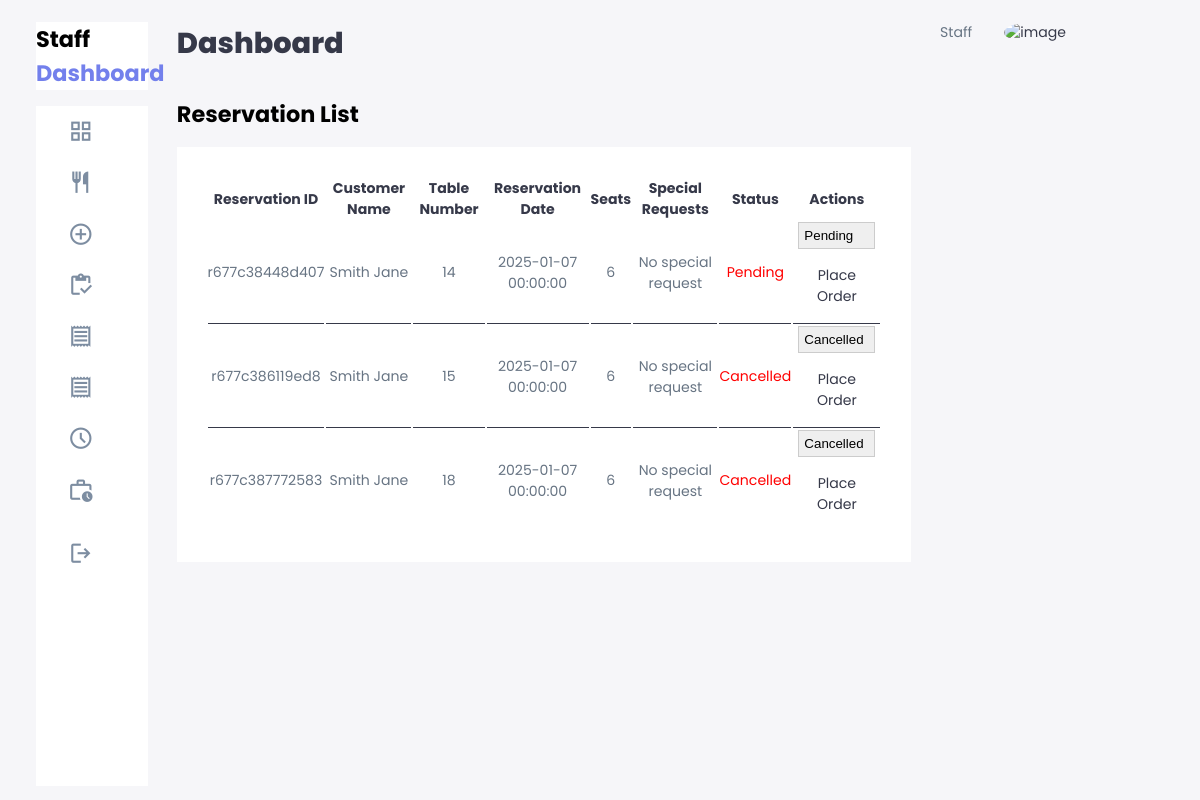
The app's page /staff/reservation.php (signed in), older data.
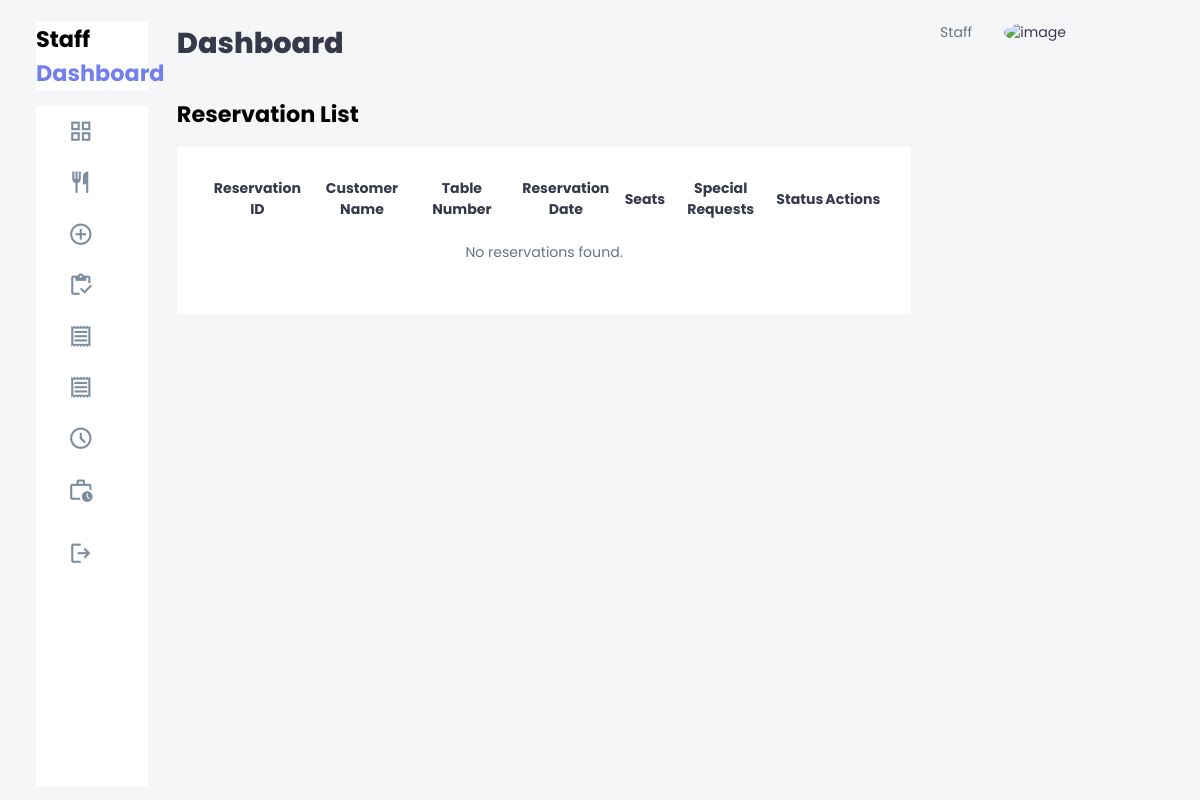
The same page, newer data.
### tables this page shows
CREATE TABLE `reservations` (
  `id` int(11) NOT NULL,
  `reservation_id` varchar(50) NOT NULL,
  `customer_name` varchar(255) NOT NULL,
  `table_number` int(11) NOT NULL,
  `date_time` datetime NOT NULL,
  `time_of_event` time NOT NULL,
  `num_guests` int(11) NOT NULL,
  `special_request` text DEFAULT NULL,
  `status` enum('Pending','Confirmed','Completed','Cancelled') DEFAULT 'Pending',
  `created_at` timestamp NOT NULL DEFAULT current_timestamp(),
  `updated_at` timestamp NOT NULL DEFAULT current_timestamp() ON UPDATE current_timestamp()
);

### staff/reservation.php (the view, shortened to what this page needs)
<?php
require_once '../config/database.php';
?>
<!DOCTYPE html>
<html lang="en">
<?php require_once './includes/header.php'; ?>
<body>
    <div class="container">
        <?php require_once './includes/sidenav.php'; ?>
        <main>
            <h1>Dashboard</h1>
            <div class="recent-order reservation-table">
                <h2>Reservation List</h2>
                <table>
                    <thead>
                        <tr>
                            <th>Reservation ID</th>
                            <th>Customer Name</th>
                            <th>Table Number</th>
                            <th>Reservation Date</th>
                            <th>Seats</th>
                            <th>Special Requests</th>
                            <th>Status</th>
                            <th>Actions</th>
                        </tr>
                    </thead>
                    <tbody>
                        <?php
                        $query = "SELECT reservation_id, customer_name, table_number, date_time, num_guests, special_request, status FROM reservations";
                        $result = $mysqli->query($query);
                        if ($result->num_rows > 0) {
                            while ($row = $result->fetch_assoc()) { ?>
                                <tr>
                                    <td><?php echo htmlspecialchars($row['reservation_id']); ?></td>
                                    <td><?php echo htmlspecialchars($row['customer_name']); ?></td>
                                    <td><?php echo htmlspecialchars($row['table_number']); ?></td>
                                    <td><?php echo htmlspecialchars($row['date_time']); ?></td>
                                    <td><?php echo htmlspecialchars($row['num_guests']); ?></td>
                                    <td><?php echo htmlspecialchars($row['special_request']); ?></td>
                                    <td>
                                        <span style="color: <?php echo (htmlspecialchars($row['status']) === "Pending" || htmlspecialchars($row['status']) === "Cancelled") ? 'red' : 'green'; ?>">
                                            <?php echo htmlspecialchars($row['status']); ?>
                                        </span>
                                    </td>
                                    <td>
                                        <select class="status-select" data-reservation-id="<?php echo htmlspecialchars($row['reservation_id']); ?>" style="border: 1px solid #ccc; padding: 5px;">
                                            <option value="Pending" <?php echo $row['status'] == 'Pending' ? 'selected' : ''; ?>>Pending</option>
                                            <option value="Cancelled" <?php echo $row['status'] == 'Cancelled' ? 'selected' : ''; ?>>Cancelled</option>
                                        </select>
                                        <a href="add_orders.php?reservation_id=<?php echo htmlspecialchars($row['reservation_id']); ?>" class="btn btn-primary btn-sm">Place Order</a>
                                    </td>
                                </tr>
                            <?php }
                        } else {
                            echo "<tr><td colspan='8'>No reservations found.</td></tr>";
                        }
                        ?>
                    </tbody>
                </table>
            </div>
        </main>
        <?php require_once './includes/right-sidenav.php'; ?>
    </div>
</body>
</html>

Row changes from the older to the newer data that the page shows:
removed reservations: reservation "r677c38448d407", customer_name "Smith Jane", table_number "14", date_time "2025-01-07 00:00:00", num_guests "6", special_request "No special request", status "Pending", status+reservation "Pending"
removed reservations: reservation "r677c386119ed8", customer_name "Smith Jane", table_number "15", date_time "2025-01-07 00:00:00", num_guests "6", special_request "No special request", status "Cancelled", status+reservation "Cancelled"
removed reservations: reservation "r677c387772583", customer_name "Smith Jane", table_number "18", date_time "2025-01-07 00:00:00", num_guests "6", special_request "No special request", status "Cancelled", status+reservation "Cancelled"
Text that changed along with them:
text now shown: "No reservations found."
